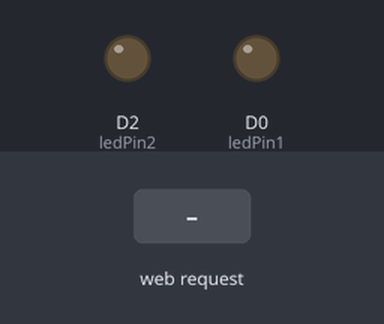
Bench run of a sketch on a simulated ESP8266 (NodeMCU). Shown: output pins drawn as LEDs (lit = HIGH). The inputs (shaded band) are chosen by the test bench. WiFi joins after 1.5 s; servers stay silent unless stated; what the sketch prints to the serial monitor is not drawn.

Above: at 2.7 s.
2.8 s: HTTP request GET /on received
At 3.7 s:
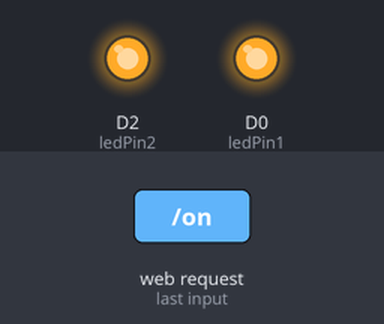
4.3 s: HTTP request GET /off received
At 4.8 s:
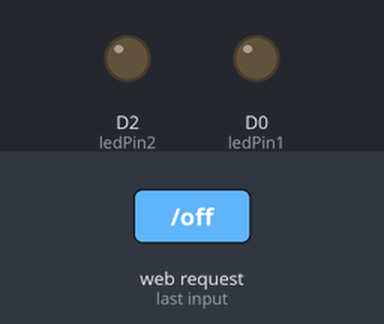
Timing chart, 0 to 7.3 s (numbered marks = the images above; inputs shaded):
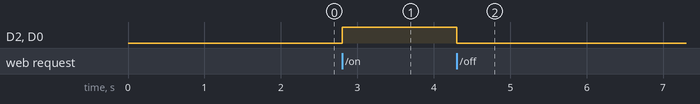

The sketch:

WIFI_SERVER.ino
```cpp
#include <ESP8266WiFi.h>
#include <WiFiClient.h>
#include <ESP8266WebServer.h>

WiFiClient wifiClient;

const char* ssid = "Nokia 3.4";
const char* password = "12345678";

int ledPin2 = D2;
int ledPin1 = D0;

ESP8266WebServer server(80);

void handleRoot() {
  server.send(200, "text/plain", "Hello World");
}

void handleOn(){
  digitalWrite(ledPin1, HIGH);
  server.send(200,"text/plain", "LED turned ON");

  digitalWrite(ledPin2, HIGH);
  server.send(200,"text/plain", "LED turned ON");
}

void handleOff(){
  digitalWrite(ledPin1, LOW);
  server.send(200,"text/plain", "LED turned OFF");

  digitalWrite(ledPin2, LOW);
  server.send(200,"text/plain", "LED turned OFF");
}


void setup() {
  pinMode(ledPin2, OUTPUT);
  pinMode(ledPin1, OUTPUT);
  Serial.begin(9600);
  delay(10);

  // Connect to WiFi network
  Serial.println();
  Serial.println();
  Serial.print("Connecting to ");
  Serial.println(ssid);
  WiFi.begin(ssid, password);
  while (WiFi.status() != WL_CONNECTED) {
    delay(500);
    Serial.print(".");
  }
  Serial.println("");
  Serial.println("WiFi connected");
  Serial.println("IP address: ");
  Serial.println(WiFi.localIP());

  server.on("/",handleRoot);
  server.on("/on",handleOn);
  server.on("/off",handleOff);

  server.begin();
   Serial.println("HTTP server started");
}

void loop() {
  server.handleClient();
}
```

Measured:
- after the input at 2.8 s, D2 (ledPin2), D0 (ledPin1): LOW → HIGH at once
- after the input at 4.3 s, D2 (ledPin2), D0 (ledPin1): HIGH → LOW at once
